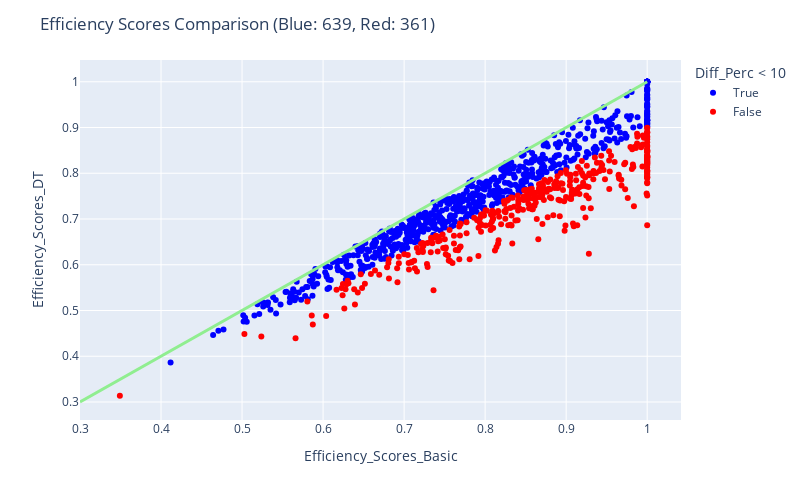

Notebook source saved alongside this figure:
### Code cell
fig = px.scatter(res_dt, x="Efficiency_Scores_Basic", y="Efficiency_Scores_DT", color = "Diff_Perc < 10", color_discrete_map= {True:"blue", False: "red"},
                 hover_data=["Efficiency_Scores_Basic", "Efficiency_Scores_DT", "Diff_Perc"] + [res_dt.index])


fig.add_traces(
    list(px.line(x = np.linspace(0.3, 1, num=2), y = np.linspace(0.3, 1, num=2)).select_traces())
)

fig.update_traces(line_color='lightgreen', line_width=3)

fig.update_layout(
    autosize=False,
    width=800,
    height=500,
    title_text=f"Efficiency Scores Comparison (Blue: {blue}, Red: {red})",
)

fig.show()

### Figure 1 — Plotly figure (JSON) as saved in the notebook; plotly's stock layout.template omitted (floating-point values rounded to 4 significant figures; data arrays with more than 128 entries replaced by an {"elided": "..."} marker saying what was removed)
{"data": [{"customdata": {"elided": "639x2 mixed values"}, "hovertemplate": "Diff_Perc < 10=True<br>Efficiency_Scores_Basic=%{x}<br>Efficiency_Scores_DT=%{y}<br>Diff_Perc=%{customdata[0]}<br>index=%{customdata[1]}<extra></extra>", "legendgroup": "True", "line": {"color": "lightgreen", "width": 3}, "marker": {"color": "blue", "symbol": "circle"}, "mode": "markers", "name": "True", "orientation": "v", "showlegend": true, "type": "scatter", "x": {"elided": "639 float values"}, "xaxis": "x", "y": {"elided": "639 float values"}, "yaxis": "y"}, {"customdata": {"elided": "361x2 mixed values"}, "hovertemplate": "Diff_Perc < 10=False<br>Efficiency_Scores_Basic=%{x}<br>Efficiency_Scores_DT=%{y}<br>Diff_Perc=%{customdata[0]}<br>index=%{customdata[1]}<extra></extra>", "legendgroup": "False", "line": {"color": "lightgreen", "width": 3}, "marker": {"color": "red", "symbol": "circle"}, "mode": "markers", "name": "False", "orientation": "v", "showlegend": true, "type": "scatter", "x": {"elided": "361 float values"}, "xaxis": "x", "y": {"elided": "361 float values"}, "yaxis": "y"}, {"hovertemplate": "x=%{x}<br>y=%{y}<extra></extra>", "legendgroup": "", "line": {"color": "lightgreen", "dash": "solid", "width": 3}, "marker": {"symbol": "circle"}, "mode": "lines", "name": "", "orientation": "v", "showlegend": false, "type": "scatter", "x": [0.3, 1], "xaxis": "x", "y": [0.3, 1], "yaxis": "y"}], "layout": {"autosize": false, "height": 500, "legend": {"title": {"text": "Diff_Perc < 10"}, "tracegroupgap": 0}, "margin": {"t": 60}, "title": {"text": "Efficiency Scores Comparison (Blue: 639, Red: 361)"}, "width": 800, "xaxis": {"anchor": "y", "autorange": true, "domain": [0, 1], "range": [0.3, 1.042], "title": {"text": "Efficiency_Scores_Basic"}, "type": "linear"}, "yaxis": {"anchor": "x", "autorange": true, "domain": [0, 1], "range": [0.2607, 1.048], "title": {"text": "Efficiency_Scores_DT"}, "type": "linear"}}}
